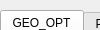
      <widget class="QWidget" name="MOTION">
       <property name="geometry">
        <rect>
         <x>0</x>
         <y>0</y>
         <width>100</width>
         <height>30</height>
        </rect>
       </property>
       <attribute name="label">
        <string>MOTION</string>
       </attribute>
       <widget class="QTabWidget" name="tabWidget_3">
        <property name="geometry">
         <rect>
          <x>0</x>
          <y>10</y>
          <width>731</width>
          <height>521</height>
         </rect>
        </property>
        <property name="currentIndex">
         <number>0</number>
        </property>
        <widget class="QWidget" name="tab_5">
         <attribute name="title">
          <string>GEO_OPT</string>
         </attribute>
         <widget class="QLabel" name="label_3">
          <property name="geometry">
           <rect>
            <x>20</x>
            <y>100</y>
            <width>71</width>
            <height>17</height>
           </rect>
          </property>
          <property name="text">
           <string>Optimizer</string>
          </property>
         </widget>
         <widget class="QComboBox" name="comboBox_3">
          <property name="geometry">
           <rect>
            <x>110</x>
            <y>100</y>
            <width>111</width>
            <height>25</height>
           </rect>
          </property>
          <item>
           <property name="text">
            <string extracomment="Provides parameters to tune the BFGS optimization">BFGS</string>
           </property>
          </item>
          <item>
           <property name="text">
            <string extracomment="Provides parameters to tune the conjugate gradient optimization">CG</string>
           </property>
          </item>
          <item>
           <property name="text">
            <string extracomment="Provides parameters to tune the limited memory BFGS (LBFGS) optimization">LBFGS</string>
           </property>
          </item>
         </widget>
         <widget class="QLabel" name="label_4">
          <property name="geometry">
           <rect>
            <x>10</x>
            <y>260</y>
            <width>54</width>
            <height>17</height>
           </rect>
          </property>
          <property name="text">
           <string>MAX_DR:</string>
          </property>
         </widget>
         <widget class="QLineEdit" name="lineEdit">
          <property name="geometry">
           <rect>
            <x>110</x>
            <y>260</y>
            <width>113</width>
            <height>25</height>
           </rect>
          </property>
          <property name="text">
           <string>3.0e-3</string>
          </property>
         </widget>
         <widget class="QLabel" name="label_5">
          <property name="geometry">
           <rect>
            <x>230</x>
            <y>260</y>
            <width>54</width>
            <height>17</height>
           </rect>
          </property>
          <property name="text">
           <string>Bohr</string>
          </property>
         </widget>
         <widget class="QLabel" name="label_6">
          <property name="geometry">
           <rect>
            <x>10</x>
            <y>300</y>
            <width>71</width>
            <height>17</height>
           </rect>
          </property>
          <property name="text">
           <string>MAX_FORCE:</string>
          </property>
         </widget>
         <widget class="QLineEdit" name="lineEdit_2">
          <property name="geometry">
           <rect>
            <x>110</x>
            <y>300</y>
            <width>113</width>
            <height>25</height>
           </rect>
          </property>
          <property name="text">
           <string>4.5e-4</string>
          </property>
         </widget>
         <widget class="QLabel" name="label_7">
          <property name="geometry">
           <rect>
            <x>240</x>
            <y>300</y>
            <width>121</width>
            <height>17</height>
           </rect>
          </property>
          <property name="text">
           <string>Bohr^-1*hartree</string>
          </property>
         </widget>
         <widget class="QTextBrowser" name="textBrowser">
          <property name="geometry">
           <rect>
            <x>20</x>
            <y>130</y>
            <width>701</width>
            <height>111</height>
           </rect>
          </property>
          <property name="html">
           <string>&lt;!DOCTYPE HTML PUBLIC &quot;-//W3C//DTD HTML 4.0//EN&quot; &quot;http://www.w3.org/TR/REC-html40/strict.dtd&quot;&gt;
&lt;html&gt;&lt;head&gt;&lt;meta name=&quot;qrichtext&quot; content=&quot;1&quot; /&gt;&lt;style type=&quot;text/css&quot;&gt;
p, li { white-space: pre-wrap; }
&lt;/style&gt;&lt;/head&gt;&lt;body style=&quot; font-family:'Noto Sans'; font-size:9pt; font-weight:400; font-style:normal;&quot;&gt;
&lt;p style=&quot; margin-top:0px; margin-bottom:0px; margin-left:24px; margin-right:0px; -qt-block-indent:0; text-indent:0px; line-height:24px;&quot;&gt;&lt;span style=&quot; font-family:'SFMono-Regular','Menlo','Monaco','Consolas','Liberation Mono','Courier New','Courier','monospace'; font-size:10pt; color:#e74c3c; background-color:#ffffff;&quot;&gt;BFGS&lt;/span&gt;&lt;span style=&quot; font-family:'Lato','proxima-nova','Helvetica Neue','Arial','sans-serif'; font-size:10pt; color:#404040;&quot;&gt; Most efficient minimizer, but only for ‘small’ systems, as it relies on diagonalization of a full Hessian matrix&lt;/span&gt;&lt;/p&gt;
&lt;p style=&quot; margin-top:0px; margin-bottom:0px; margin-left:24px; margin-right:0px; -qt-block-indent:0; text-indent:0px; line-height:24px;&quot;&gt;&lt;span style=&quot; font-family:'SFMono-Regular','Menlo','Monaco','Consolas','Liberation Mono','Courier New','Courier','monospace'; font-size:10pt; color:#e74c3c; background-color:#ffffff;&quot;&gt;LBFGS&lt;/span&gt;&lt;span style=&quot; font-family:'Lato','proxima-nova','Helvetica Neue','Arial','sans-serif'; font-size:10pt; color:#404040;&quot;&gt; Limited-memory variant of BFGS suitable for large systems. Not as well fine-tuned but can be more robust.&lt;/span&gt;&lt;/p&gt;
&lt;p style=&quot; margin-top:0px; margin-bottom:0px; margin-left:24px; margin-right:0px; -qt-block-indent:0; text-indent:0px; line-height:24px;&quot;&gt;&lt;span style=&quot; font-family:'SFMono-Regular','Menlo','Monaco','Consolas','Liberation Mono','Courier New','Courier','monospace'; font-size:10pt; color:#e74c3c; background-color:#ffffff;&quot;&gt;CG&lt;/span&gt;&lt;span style=&quot; font-family:'Lato','proxima-nova','Helvetica Neue','Arial','sans-serif'; font-size:10pt; color:#404040;&quot;&gt; conjugate gradients, robust minimizer (depending on the line search) also OK for large systems&lt;/span&gt;&lt;/p&gt;
&lt;p style=&quot; margin-top:0px; margin-bottom:0px; margin-left:0px; margin-right:0px; -qt-block-indent:0; text-indent:0px;&quot;&gt;&lt;br /&gt;&lt;/p&gt;&lt;/body&gt;&lt;/html&gt;</string>
          </property>
         </widget>
         <widget class="QLabel" name="label_8">
          <property name="geometry">
           <rect>
            <x>250</x>
            <y>390</y>
            <width>121</width>
            <height>17</height>
           </rect>
          </property>
          <property name="text">
           <string>Bohr^-1*hartree</string>
          </property>
         </widget>
         <widget class="QLineEdit" name="lineEdit_3">
          <property name="geometry">
           <rect>
            <x>120</x>
            <y>350</y>
            <width>113</width>
            <height>25</height>
           </rect>
          </property>
          <property name="text">
           <string>1.5e-3</string>
          </property>
         </widget>
         <widget class="QLabel" name="label_9">
          <property name="geometry">
           <rect>
            <x>240</x>
            <y>350</y>
            <width>54</width>
            <height>17</height>
           </rect>
          </property>
          <property name="text">
           <string>Bohr</string>
          </property>
         </widget>
         <widget class="QLabel" name="label_10">
          <property name="geometry">
           <rect>
            <x>20</x>
            <y>390</y>
            <width>71</width>
            <height>17</height>
           </rect>
          </property>
          <property name="text">
           <string>RMS_FORCE:</string>
          </property>
         </widget>
         <widget class="QLabel" name="label_11">
          <property name="geometry">
           <rect>
            <x>20</x>
            <y>350</y>
            <width>54</width>
            <height>17</height>
           </rect>
          </property>
          <property name="text">
           <string>RMS_DR:</string>
          </property>
         </widget>
         <widget class="QLineEdit" name="lineEdit_4">
          <property name="geometry">
           <rect>
            <x>120</x>
            <y>390</y>
            <width>113</width>
            <height>25</height>
           </rect>
          </property>
          <property name="text">
           <string>3.0e-4</string>
          </property>
         </widget>
         <widget class="QLabel" name="label_12">
          <property name="geometry">
           <rect>
            <x>20</x>
            <y>430</y>
            <width>111</width>
            <height>17</height>
           </rect>
          </property>
          <property name="text">
           <string>STEP_START_VAL:</string>
          </property>
         </widget>
         <widget class="QLineEdit" name="lineEdit_5">
          <property name="geometry">
           <rect>
            <x>140</x>
            <y>430</y>
            <width>113</width>
            <height>25</height>
           </rect>
          </property>
          <property name="text">
           <string>0</string>
          </property>
         </widget>
         <widget class="QLabel" name="label_13">
          <property name="geometry">
           <rect>
            <x>20</x>
            <y>60</y>
            <width>71</width>
            <height>17</height>
           </rect>
          </property>
          <property name="text">
           <string>Type:</string>
          </property>
         </widget>
         <widget class="QComboBox" name="comboBox_4">
          <property name="geometry">
           <rect>
            <x>110</x>
            <y>60</y>
            <width>111</width>
            <height>25</height>
           </rect>
          </property>
          <item>
           <property name="text">
            <string>MINIMIZATION</string>
           </property>
          </item>
         </widget>
        </widget>
        <widget class="QWidget" name="tab_6">
         <attribute name="title">
          <string>PRINT</string>
         </attribute>
        </widget>
       </widget>
      </widget>
